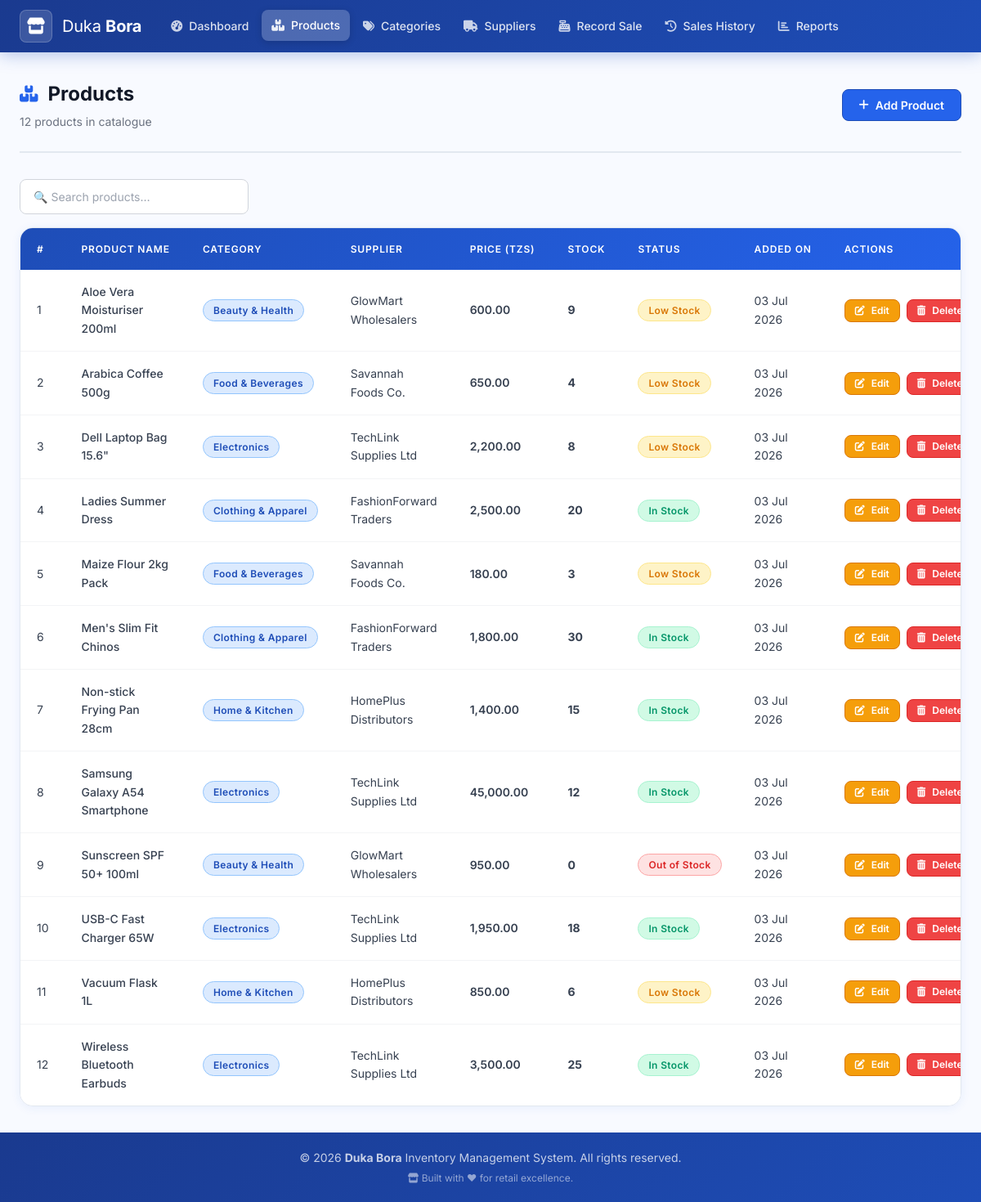
/products.php, run on the app's committed database.
### tables this page shows
CREATE TABLE IF NOT EXISTS `products` (
    `product_id`  INT            NOT NULL AUTO_INCREMENT,
    `name`        VARCHAR(200)   NOT NULL,
    `category_id` INT            NOT NULL,
    `supplier_id` INT            NOT NULL,
    `price`       DECIMAL(10,2)  NOT NULL DEFAULT 0.00,
    `stock_qty`   INT            NOT NULL DEFAULT 0,
    `created_at`  TIMESTAMP      NOT NULL DEFAULT CURRENT_TIMESTAMP,
    PRIMARY KEY (`product_id`),
    CONSTRAINT `fk_product_category` FOREIGN KEY (`category_id`)
        REFERENCES `categories`(`category_id`) ON DELETE RESTRICT ON UPDATE CASCADE,
    CONSTRAINT `fk_product_supplier` FOREIGN KEY (`supplier_id`)
        REFERENCES `suppliers`(`supplier_id`) ON DELETE RESTRICT ON UPDATE CASCADE,
    CONSTRAINT `chk_price`     CHECK (`price`     >= 0),
    CONSTRAINT `chk_stock_qty` CHECK (`stock_qty` >= 0)
);

CREATE TABLE IF NOT EXISTS `categories` (
    `category_id`   INT           NOT NULL AUTO_INCREMENT,
    `category_name` VARCHAR(100)  NOT NULL,
    PRIMARY KEY (`category_id`),
    UNIQUE KEY `uq_category_name` (`category_name`)
);

CREATE TABLE IF NOT EXISTS `suppliers` (
    `supplier_id`   INT          NOT NULL AUTO_INCREMENT,
    `supplier_name` VARCHAR(150) NOT NULL,
    `phone`         VARCHAR(20)  NOT NULL,
    `location`      VARCHAR(200) NOT NULL,
    PRIMARY KEY (`supplier_id`),
    UNIQUE KEY `uq_supplier_phone` (`phone`)
);

### products.php (the view, shortened to what this page needs)
<?php
require_once __DIR__ . '/includes/functions.php';
$products  = getAllProducts();
require_once __DIR__ . '/includes/header.php';
require_once __DIR__ . '/includes/nav.php';
?>
<div class="page-header">
    <div>
        <h1 class="page-title">
            <i class="fas fa-boxes"></i> Products
        </h1>
        <p class="page-subtitle">
            <?= count($products) ?> product<?= count($products) !== 1 ? 's' : '' ?> in catalogue
        </p>
    </div>
    <a href="add_product.php" class="btn btn-primary" id="btnAddProduct">
        <i class="fas fa-plus"></i> Add Product
    </a>
</div>
<div class="filter-bar">
    <input
        type="text"
        id="tableFilter"
        class="form-control"
        placeholder="&#128269; Search products…"
        data-table="mainTable"
        aria-label="Filter products">
</div>
<div class="table-wrapper">
    <table class="data-table" id="mainTable" aria-label="Products list">
        <thead>
            <tr>
                <th>#</th>
                <th>Product Name</th>
                <th>Category</th>
                <th>Supplier</th>
                <th>Price (TZS)</th>
                <th>Stock</th>
                <th>Status</th>
                <th>Added On</th>
                <th>Actions</th>
            </tr>
        </thead>
        <tbody>
            <?php if (empty($products)): ?>
                <tr>
                    <td colspan="9" class="table-empty">
                        <i class="fas fa-boxes"></i>
                        No products found. <a href="add_product.php">Add the first one!</a>
                    </td>
                </tr>
            <?php else: ?>
                <?php foreach ($products as $i => $product): ?>
                    <?php
                        $pid  = (int)  $product['product_id'];
                        $name = e($product['name']);
                    ?>
                    <tr data-product-id="<?= $pid ?>"
                        data-product-name="<?= $name ?>"
                        onclick="recordLastViewed(<?= $pid ?>, '<?= addslashes($name) ?>')"
                        title="Click to mark as last viewed">
                        <td class="text-muted text-small"><?= $i + 1 ?></td>
                        <td class="product-name"><?= $name ?></td>
                        <td>
                            <span class="badge badge-primary">
                                <?= e($product['category_name']) ?>
                            </span>
                        </td>
                        <td><?= e($product['supplier_name']) ?></td>
                        <td class="price-value"><?= number_format((float) $product['price'], 2) ?></td>
                        <td><strong><?= (int) $product['stock_qty'] ?></strong></td>
                        <td><?= stockBadge((int) $product['stock_qty']) ?></td>
                        <td class="text-muted text-small">
                            <?= date('d M Y', strtotime($product['created_at'])) ?>
                        </td>
                        <td>
                            <div class="action-group">
                                <a href="edit_product.php?id=<?= $pid ?>"
                                   class="btn btn-sm btn-warning"
                                   id="btnEdit-<?= $pid ?>"
                                   title="Edit product"
                                   aria-label="Edit <?= $name ?>">
                                    <i class="fas fa-edit"></i> Edit
                                </a>
                                <a href="delete_product.php?id=<?= $pid ?>"
                                   class="btn btn-sm btn-danger"
                                   id="btnDelete-<?= $pid ?>"
                                   data-confirm="Delete &quot;<?= $name ?>&quot;? This cannot be undone."
                                   title="Delete product"
                                   aria-label="Delete <?= $name ?>">
                                    <i class="fas fa-trash-alt"></i> Delete
                                </a>
                            </div>
                        </td>
                    </tr>
                <?php endforeach; ?>
            <?php endif; ?>
        </tbody>
    </table>
</div>
<?php require_once __DIR__ . '/includes/footer.php'; ?>

### includes/header.php (shortened to what this page needs)
<!DOCTYPE html>
<html lang="en">
<head>
    <link rel="stylesheet" href="https://cdnjs.cloudflare.com/ajax/libs/font-awesome/6.5.0/css/all.min.css"
>
    <link rel="stylesheet" href="<?= basePath('css/style.css') ?>">
</head>
<body>
<?php
function basePath(string $path): string
{
    $scriptDir  = str_replace('\\', '/', dirname($_SERVER['SCRIPT_NAME']));
    $depth      = substr_count(trim($scriptDir, '/'), '/');
    $prefix = $depth > 0 ? str_repeat('../', $depth) : '';
    return $prefix . ltrim($path, '/');
}
?>

### includes/nav.php (shortened to what this page needs)
<?php
$currentPage = basename($_SERVER['PHP_SELF']);
function navActive(string|array $page): string
{
    global $currentPage;
    $pages = is_array($page) ? $page : [$page];
    return in_array($currentPage, $pages, true) ? 'active' : '';
}
?>
<nav class="navbar" role="navigation" aria-label="Main navigation">
    <div class="navbar-container">
        <a href="<?= basePath('index.php') ?>" class="navbar-brand" aria-label="Duka Bora Home">
            <span class="brand-icon"><i class="fas fa-store"></i></span>
            <span class="brand-name">Duka <strong>Bora</strong></span>
        </a>
        <ul class="navbar-menu" id="navbarMenu" role="menubar">
            <li role="none">
                <a href="<?= basePath('index.php') ?>"
                   class="nav-link <?= navActive('index.php') ?>" role="menuitem">
                    <i class="fas fa-tachometer-alt"></i> Dashboard
                </a>
            </li>
            <li role="none">
                <a href="<?= basePath('products.php') ?>"
                   class="nav-link <?= navActive(['products.php','add_product.php','edit_product.php']) ?>"
                   role="menuitem">
                    <i class="fas fa-boxes"></i> Products
                </a>
            </li>
            <li role="none">
                <a href="<?= basePath('categories.php') ?>"
                   class="nav-link <?= navActive('categories.php') ?>" role="menuitem">
                    <i class="fas fa-tags"></i> Categories
                </a>
            </li>
            <li role="none">
                <a href="<?= basePath('suppliers.php') ?>"
                   class="nav-link <?= navActive('suppliers.php') ?>" role="menuitem">
                    <i class="fas fa-truck"></i> Suppliers
                </a>
            </li>
            <li role="none">
                <a href="<?= basePath('record_sale.php') ?>"
                   class="nav-link <?= navActive('record_sale.php') ?>" role="menuitem">
                    <i class="fas fa-cash-register"></i> Record Sale
                </a>
            </li>
            <li role="none">
                <a href="<?= basePath('sales_history.php') ?>"
                   class="nav-link <?= navActive('sales_history.php') ?>" role="menuitem">
                    <i class="fas fa-history"></i> Sales History
                </a>
            </li>
            <li role="none">
                <a href="<?= basePath('report.php') ?>"
                   class="nav-link <?= navActive('report.php') ?>" role="menuitem">
                    <i class="fas fa-chart-bar"></i> Reports
                </a>
            </li>
        </ul>
    </div>
</nav>
<main class="page-wrapper" role="main">

### includes/functions.php (shortened to what this page needs)
<?php
function e(mixed $value): string
{
    return htmlspecialchars((string) $value, ENT_QUOTES | ENT_SUBSTITUTE, 'UTF-8');
}
function stockBadge(int $qty): string
{
    if ($qty === 0) {
        $class = 'badge badge-danger';
        $label = 'Out of Stock';
    } elseif ($qty < 10) {
        $class = 'badge badge-warning';
        $label = 'Low Stock';
    } else {
        $class = 'badge badge-success';
        $label = 'In Stock';
    }
    return "<span class=\"{$class}\">{$label}</span>";
}
function getAllProducts(): array
{
    $conn   = getConnection();
    $result = $conn->query("
        SELECT p.*, c.category_name, s.supplier_name
        FROM   products  p
        JOIN   categories c ON c.category_id = p.category_id
        JOIN   suppliers  s ON s.supplier_id = p.supplier_id
        ORDER  BY p.name ASC
    ");
    return $result->fetch_all(MYSQLI_ASSOC);
}

### includes/footer.php (shortened to what this page needs)
</main>
<footer class="app-footer" role="contentinfo">
    <div class="footer-container">
        <p>
            &copy; <?= date('Y') ?>
            <strong>Duka Bora</strong> Inventory Management System.
            All rights reserved.
        </p>
        <p class="footer-tagline">
            <i class="fas fa-store"></i> Built with &hearts; for retail excellence.
        </p>
    </div>
</footer>
</body>
</html>

### data on the page
products: name "Aloe Vera Moisturiser 200ml", category.category_name "Beauty & Health", supplier.supplier_name "GlowMart Wholesalers", price "600.00", stock_qty "9", label "Low Stock", created_at "03 Jul 2026"
products: name "Arabica Coffee 500g", category.category_name "Food & Beverages", supplier.supplier_name "Savannah Foods Co.", price "650.00", stock_qty "4", label "Low Stock", created_at "03 Jul 2026"
products: name "Dell Laptop Bag 15.6\"", category.category_name "Electronics", supplier.supplier_name "TechLink Supplies Ltd", price "2,200.00", stock_qty "8", label "Low Stock", created_at "03 Jul 2026"
products: name "Ladies Summer Dress", category.category_name "Clothing & Apparel", supplier.supplier_name "FashionForward Traders", price "2,500.00", stock_qty "20", label "In Stock", created_at "03 Jul 2026"
products: name "Maize Flour 2kg Pack", category.category_name "Food & Beverages", supplier.supplier_name "Savannah Foods Co.", price "180.00", stock_qty "3", label "Low Stock", created_at "03 Jul 2026"
products: name "Men's Slim Fit Chinos", category.category_name "Clothing & Apparel", supplier.supplier_name "FashionForward Traders", price "1,800.00", stock_qty "30", label "In Stock", created_at "03 Jul 2026"
products: name "Non-stick Frying Pan 28cm", category.category_name "Home & Kitchen", supplier.supplier_name "HomePlus Distributors", price "1,400.00", stock_qty "15", label "In Stock", created_at "03 Jul 2026"
products: name "Samsung Galaxy A54 Smartphone", category.category_name "Electronics", supplier.supplier_name "TechLink Supplies Ltd", price "45,000.00", stock_qty "12", label "In Stock", created_at "03 Jul 2026"
products: name "Sunscreen SPF 50+ 100ml", category.category_name "Beauty & Health", supplier.supplier_name "GlowMart Wholesalers", price "950.00", stock_qty "0", label "Out of Stock", created_at "03 Jul 2026"
products: name "USB-C Fast Charger 65W", category.category_name "Electronics", supplier.supplier_name "TechLink Supplies Ltd", price "1,950.00", stock_qty "18", label "In Stock", created_at "03 Jul 2026"
products: name "Vacuum Flask 1L", category.category_name "Home & Kitchen", supplier.supplier_name "HomePlus Distributors", price "850.00", stock_qty "6", label "Low Stock", created_at "03 Jul 2026"
products: name "Wireless Bluetooth Earbuds", category.category_name "Electronics", supplier.supplier_name "TechLink Supplies Ltd", price "3,500.00", stock_qty "25", label "In Stock", created_at "03 Jul 2026"

### other printed values
count($products) "12"
